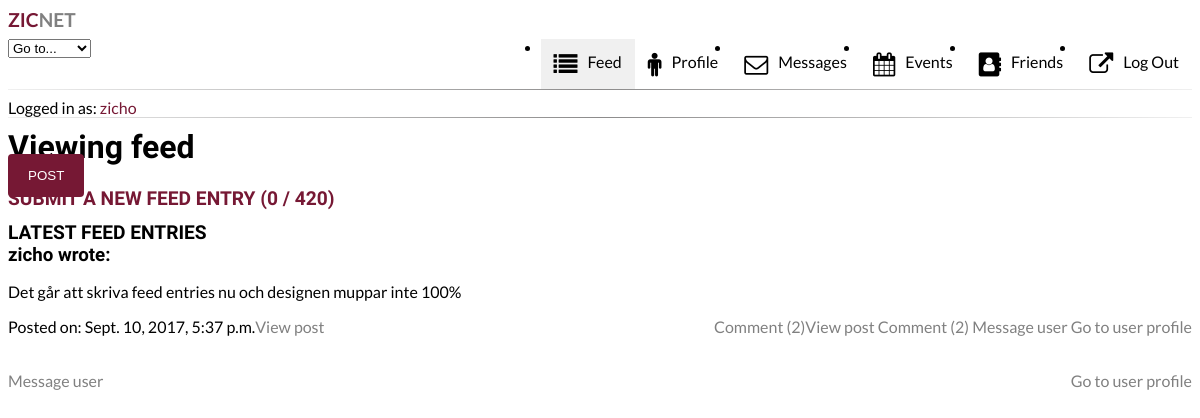
The page /feed/ (signed in) on the database its author committed.
### feed/models.py (models this page shows, shortened)
class Feed_entry(models.Model):
    body = models.TextField(max_length=20)
    author = models.ForeignKey(User)
    publish_date = models.DateTimeField(default = timezone.now)
    class Meta:
       ordering = ['-publish_date']
       verbose_name = "Feed Entry"
       verbose_name_plural = "Feed Entries"

### zicNet/views.py (the view)
# urls.py: url(r'^feed/$', feed),
@login_required(login_url='/login/')
def feed(request):
    entries = Feed_entry.objects.all().order_by('-publish_date')
    cmt_form = Feed_commentForm()
    success = False
    if request.method == 'POST':
        form = Feed_entryForm(request.POST)
        if form.is_valid():
            cd = form.cleaned_data
            Feed_entry.objects.create(body=cd['body'], author=request.user)
            form = Feed_entryForm()
            success = True
    else:
        form = Feed_entryForm()
    return render(request, 'feed.html', {'entries' : entries, 'form' : form, 'cmt_form' : cmt_form, 'success' : success })

### users/context_processors.py (called while the page is built)
def unread_messages_check(request):
    if request.user.is_authenticated():
        unread_messages = private_message.objects.all().filter(recipient=request.user).filter(unread=True)
        js_unread_messages = json.dumps(len(unread_messages))
        return {'unread_messages': unread_messages, 'js_data' : js_unread_messages}
    else:
        return {'unread_messages': 0, 'js_data' : 0}

### templates/feed.html (shortened to what this page needs)
{% extends "base.html" %}
{% load static %}
{% block content %}
    <div id="welcome">
      <h1 id="top_banner">Viewing feed</h>
</div>
<div id="banner">
    <div id="title">
    <h2 class="red" >Submit a new feed entry (<span id="counter">0</span> / 420)</h2>
    </div>
	 </div>
  <div id="feed_entry_submit">
<button id="feed_entry_submit_btn" class="btn" title="A message is required to post" input type="submit" class='button'>POST</button>
</div> <!- FEED ENTRY ENDS HERE -!>
<div id="feed">
{% if entries %}
   <h2>Latest feed entries</h2>
{% endif %}
{% for entry in entries %}
      <div id="entry" style="clear: both">
        <h3><strong>{{ entry.author.username }} wrote:</strong></h3>
        <p>{{ entry.body }}</p>
        <span style="float: left; ">
               Posted on: {{ entry.publish_date }}</span>
        <div class="stamp">
        <span style="float: right;">
              <a href="/feed/{{ entry.id }}">View post</a>
              <a id="toggle" onclick="quick_comment_toggle(entry_{{ entry.id }});" style="cursor: pointer">Comment {% if entry.comments.count != 0 %}({{ entry.comments.count }}){% endif %}</a>
              <a href="default.asp">Message user</a>
              <a href="default.asp">Go to user profile</a>
        </span>
        </div>
              <div class="mobile_stamp">
      <div class="stamp_top">
        <span style="float: left;">
              <a href="/feed/{{ entry.id }}">View post</a></span>
          <span style="float: right;">
            <a id="toggle" onclick="quick_comment_toggle(entry_{{ entry.id }});" style="cursor: pointer">Comment {% if entry.comments.count != 0 %}({{ entry.comments.count }}){% endif %}</a>
         </div><br><br><br>
               <div class="stamp_bottom">
          <span style="float: left;">
            <a href="default.asp">Message user</a></span>
          <span style="float: right;">
              <a href="default.asp">Go to user profile</a>
      </span></div>
              </div>
      </div>
{% empty %}
<div id="feed_empty">
<center><h3>No feed entries yet :(</h3></center>
</div>
{% endfor %}
    </div><!- FEED ENDS HERE -!>
    <br><br><br>
{% endblock %}

### templates/base.html (shortened to what this page needs)
{% block head %}
{% load static %}
<html>
<head>
  <link rel="stylesheet" type="text/css" href="{% static 'css/styles.css' %}">
  <link rel="stylesheet" href="https://cdnjs.cloudflare.com/ajax/libs/font-awesome/4.7.0/css/font-awesome.min.css">
</head>
{% endblock %}
{% block container %}
<div id="container">
{% block menu %}
<div id="header">
      <div id="logo">
        <h2 class="znet-banner"><a title="Go to front page" href="/"><span class="red">zic</span>Net</a></h2>
      </div>
      <div id="menu">
        <nav id="menu_nav">
          <ul id="menu_main">
            <li id="menu_logout" style="float:right"><a href="/logout"><i class="fa fa-external-link"></i>Log Out</a></li>
            <li id="menu_friends" style="float:right"><a href="#home"><i class="fa fa-address-book"></i>Friends</a></li>
            <li id="menu_events" style="float:right"><a href="#profile"><i class="fa fa-calendar"></i>Events</a></li>
            <li id="menu_messages" style="float:right"><a href="/messages"><i class="fa fa-envelope-o"></i>Messages</a></li>
            <li id="menu_profile" style="float:right"><a href="/profile"><i class="fa fa-male black"></i>Profile</a></li>
            <li id="menu_feed" style="float:right"><a href="/feed"><i class="fa fa-list"></i>Feed</a></li>
          </ul>
        </nav>
      </div>
      <div id="infostrip">
      <hr id="infobar-top">
        <span id="infobar_userinfo">Logged in as: <span class="red" style="font-size: 100%">{{ user.get_username }}</span></span>
        <hr id="infobar-bottom">
      </div>
    </div>
{% endblock %}
<div id="content">
{% block content %}{% endblock %}
</div><!- CONTAINER ENDS HERE -!>
</body>
</html>
{% endblock %}

### static/css/styles.css (style rules this page uses)
html { overflow-y: scroll; }
a { color: gray; text-decoration: none; }
h1 { font-family: 'Roboto Condensed'; font-size: 250%; }
h2 { font-family: 'Roboto Condensed'; margin-bottom: -8px; text-transform: uppercase; font-size: 120%; }
h3 { font-family: 'Roboto Condensed', monospace; margin-bottom: 8px; margin-top: 8px; }
a, p, span { font-family: 'Lato', sans-serif; }
hr { border: 0; height: 1px; background-image: -webkit-linear-gradient(left, #f0f0f0, #8c8b8b, #f0f0f0); background-image: -moz-linear-gradient(left, #f0f0f0, #8c8b8b, #f0f0f0); background-image: -ms-linear-gradient(left, #f0f0f0, #8c8b8b, #f0f0f0); background-image: -o-linear-gradient(left, #f0f0f0, #8c8b8b, #f0f0f0); margin-top: 0px; }
.black { color: black; }
.red { color: #761834; }
.active { float: right; color: black; background-color:#f0f0f0; border-bottom-left-radius: 0; border-bottom-right-radius: 0; }
.btn { background-color: #761834; color: white; padding: 14px 20px; margin: 8px 0; border: none; border-radius: 4px; cursor: pointer; transition: color 0.5s, background 0.2s; }
#counter { font-family: 'Roboto Condensed'; margin-bottom: -8px; text-transform: uppercase; }
#logo { color: black; text-decoration: none; }
#top_banner { font-size: 200%; margin-top: 16px; text-transform: none; }
#menu { height: 50px; width: 100%; }
#menu a:not(#logo) { font-family: 'Lato', sans-serif; padding: 13px; border-radius: 2px; text-decoration: none; }
#menu a:not(.active):not(#logo) { display: inline; float: right; color: black; transition: background 0.2s }
#menu i { font-size: 24px; vertical-align: middle; margin-right: 10px; }
#content { margin-top: -6px; margin-bottom: -12px; }
#feed { margin-bottom: -20px; }

### rows shown on the page
Feed_entry: author.username "zicho", body "Det går att skriva feed entries nu och designen muppar inte 100%", publish_date "Sept. 10, 2017, 5:37 p.m.", comments.count "2"

### other values the page prints
{{ user.get_username }} "zicho"
